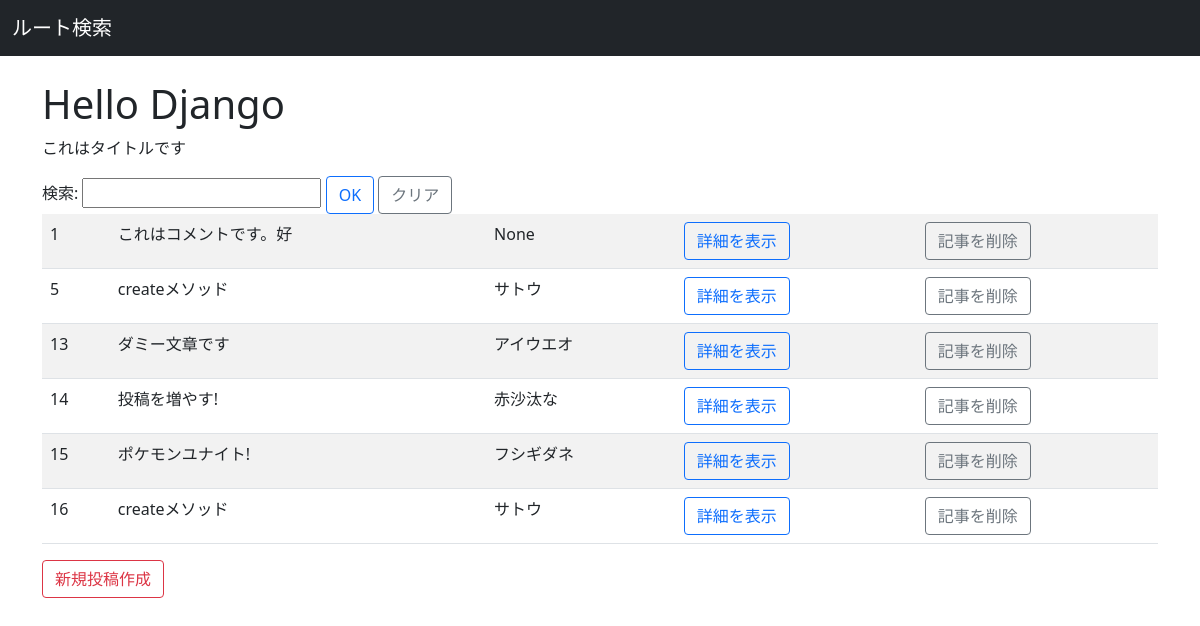
The page /bbs/ on the database as committed earlier.
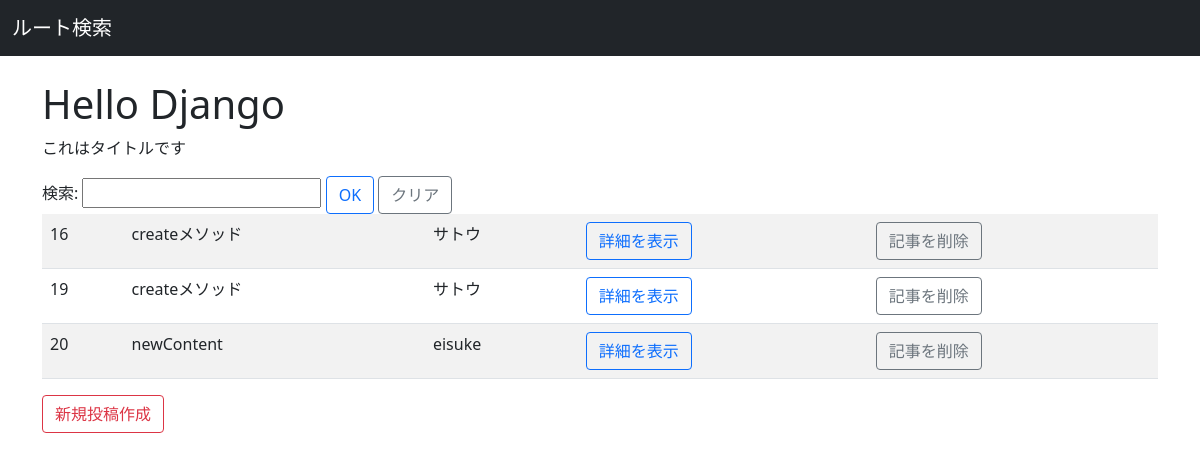
The same page on the database as committed later.
### bbs/models.py (models this page shows)
class Article(models.Model):
    content = models.CharField(max_length=200)
    name = models.CharField(max_length=200, null=True)

### bbs/views.py (the view)
# urls.py: path('bbs/', index, name="index"),
def index(request):
    searchForm = SearchForm(request.GET)
    if searchForm.is_valid():
        keyword = searchForm.cleaned_data['keyword']
        articles = Article.objects.filter(content__contains=keyword)
    else:
        searchForm = SearchForm()
        articles = Article.objects.all()
    post ={
        "title": "これはタイトルです",
        'articles': articles,
        'searchForm': searchForm,
    }
    return render(request, 'bbs/index.html', post)

### bbs/forms.py
class SearchForm(forms.Form):
    keyword = forms.CharField(label="検索", max_length=100)

### bbs/templates/bbs/index.html
{%extends 'bbs/base.html'%}
{% block content %}
    <h1>Hello Django</h1>
    <p>{{title}}</p>
    {% if searchForm %}
        <form action='{% url "index" %}' method="get">
            <div class="form-group">
                {{searchForm}}
                <input type="submit" class="btn btn-outline-primary" value="OK">
                <a href="{% url 'index' %}" class="btn btn-outline-secondary">クリア</a>
            </div>
        </form>
    {% endif %}
    <table class="table table-striped table-hover">
        {% for article in articles %}
            <tr><td>{{article.id}}</td><td>{{article.content}}</td><td>{{article.name}}</td>
                <td><a href="{% url 'detail' article.id %}" class="btn btn-outline-primary">詳細を表示</a></td>
                <td><a href="{% url 'delete' article.id %}" class="btn btn-outline-secondary">記事を削除</a></td>
            </tr>
        {% endfor %}
    </table>
    <p>
        <a href="{% url 'new' %}" class='btn btn-outline-danger'>新規投稿作成</a>
    </p>
{% endblock %}

### bbs/templates/bbs/base.html (shortened to what this page needs)
<!DOCTYPE html>
<html lang="en">
<head>
    <link href="https://cdn.jsdelivr.net/npm/bootstrap@5.0.2/dist/css/bootstrap.min.css" rel="stylesheet">
</head>
<body>
    <nav class="navbar navbar-expand-lg navbar-dark bg-dark fixed-top">
        <div class="container-fluid">
          <a class="navbar-brand" href="{% url 'index' %}">ルート検索</a>
        </div>
      </nav>
    <div class="container" style="padding-top: 80px;">
        {% block content %}
        {% endblock %}
    </div>
</body>
</html>

Rows that differ between the two databases and show on the page:
removed Article: id "1", content "これはコメントです。好", name "None"
removed Article: id "5", content "createメソッド", name "サトウ"
removed Article: id "13", content "ダミー文章です", name "アイウエオ"
removed Article: id "14", content "投稿を増やす!", name "赤沙汰な"
removed Article: id "15", content "ポケモンユナイト!", name "フシギダネ"
added Article: id "19", content "createメソッド", name "サトウ"
added Article: id "20", content "newContent", name "eisuke"
